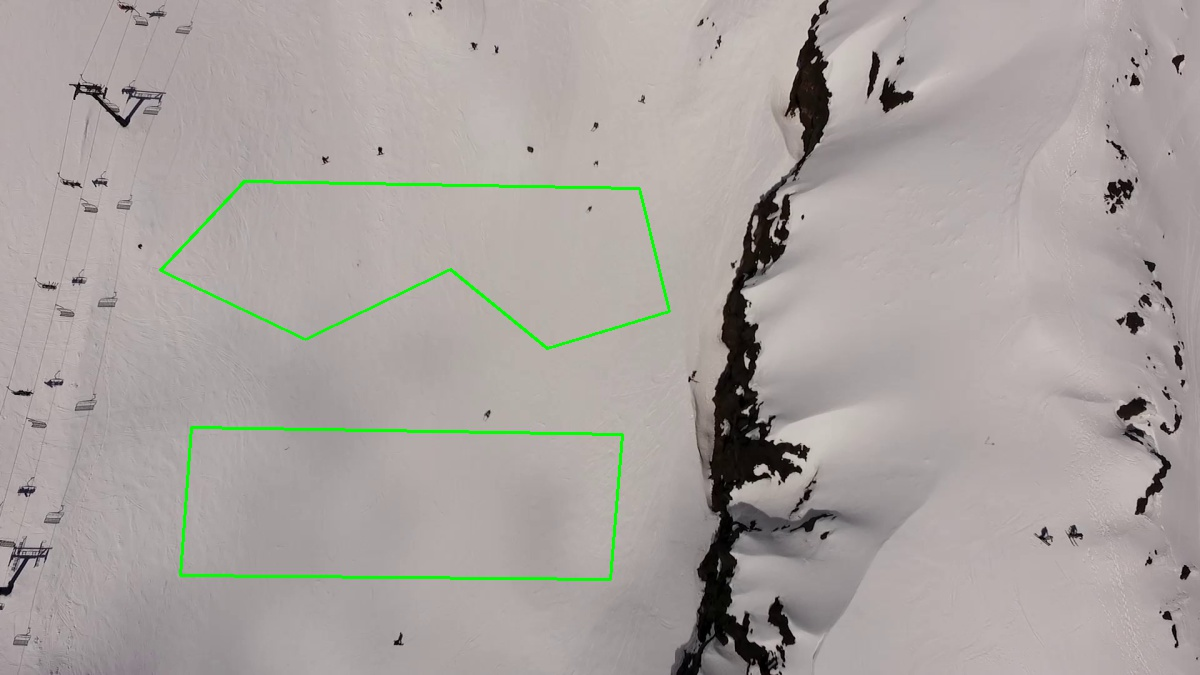
#> input picture reference_images/initial_with_zones.jpg, 1200 x 675 px, found by its file name
$ python tracks_on_start_image.py
#> lines starting #> are read from the running program, lines starting #| are printed output that depends on the picture; after the words box and inside, x2 and y2 are one past the last pixel; in counts of white or black regions, pixels touching at a corner belong together
#!/usr/bin/env python3
# -*- coding: utf-8 -*-
"""
Created on Thu Aug  6 11:22:13 2020

@author: sherburn

Use an initial video, from the start of the tracking process, and add on that
the track lines that the tracked objects will subsequently take. The track lines
come from earlier analysis (tracking) on a video.

The format of the track information is
framenum,time,skier,centrex,centrey
119,7.933333333333334,0,325,157
119,7.933333333333334,1,383,153
We are only interested in showing centrex,centrey for each skier.

"""
import cv2
import pandas as pd
import numpy as np


imgPath = '/home/sherburn/Work/skier_video/initial_with_zones.jpg'
trackPath = '/home/sherburn/Work/skier_video/tracking_data.csv'

#prepare track data
skiers = pd.read_csv(trackPath)
#> (reads tracking_data.csv from the repository)
skiernums = skiers['skier'].unique()

#read image
img = cv2.imread(imgPath)
#> img is the input picture: shape (675, 1200, 3); mean B, G, R 158.8, 162.2, 168.2

#for each skier, as indicated by their number
for skier in skiernums:
    skitrack = skiers[skiers['skier']==skier] #get that skier's track data
    #transform track centres to required format
    #https://stackoverflow.com/questions/17710672/create-2-dimensional-array-with-2-one-dimensional-array
    x = skitrack['centrex'].values
    y = skitrack['centrey'].values
    pts = np.vstack((x, y)).T
    pts = pts.reshape((-1,1,2))
    #draw track path on image
    cv2.polylines(img,[pts],False,(0,255,255),2)
    cv2.putText(img, str(skier), (x[0],y[0]), cv2.FONT_HERSHEY_PLAIN, 1, (0, 0, 255), 2)
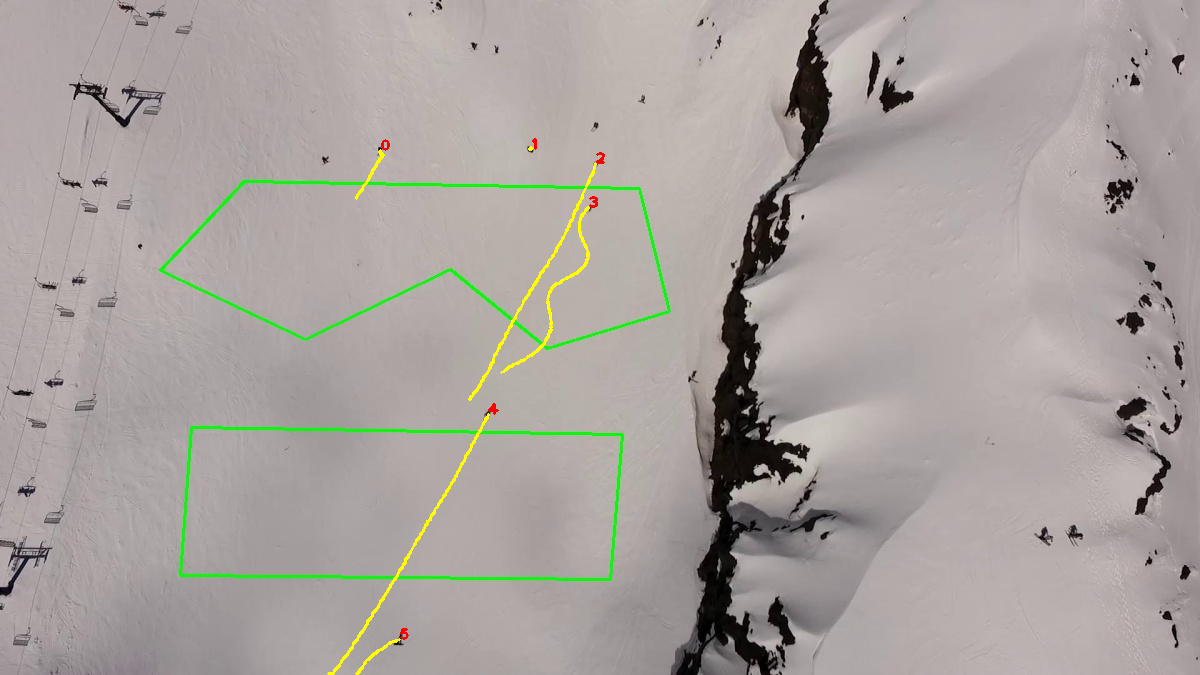
#> img: shape (675, 1200, 3); 0.41% of pixels changed, all inside (x1, y1, x2, y2) = (327, 138, 605, 675)

#show image
cv2.imshow('Initial image', img)
cv2.imwrite('initial_with_skiers.jpg', img)

#clean up once any key pressed
cv2.waitKey()
cv2.destroyAllWindows()
